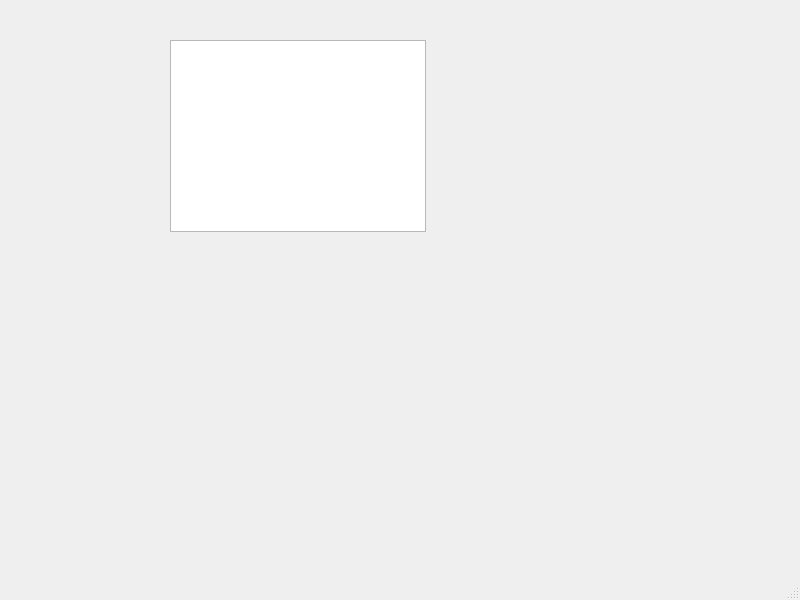
<?xml version="1.0" encoding="UTF-8"?>
<ui version="4.0">
 <class>MainWindowPatient</class>
 <widget class="QMainWindow" name="MainWindowPatient">
  <property name="geometry">
   <rect>
    <x>0</x>
    <y>0</y>
    <width>800</width>
    <height>600</height>
   </rect>
  </property>
  <property name="windowTitle">
   <string>MainWindow</string>
  </property>
  <widget class="QWidget" name="centralwidget">
   <widget class="QTableWidget" name="tableWidget">
    <property name="geometry">
     <rect>
      <x>170</x>
      <y>40</y>
      <width>256</width>
      <height>192</height>
     </rect>
    </property>
   </widget>
  </widget>
  <widget class="QMenuBar" name="menubar">
   <property name="geometry">
    <rect>
     <x>0</x>
     <y>0</y>
     <width>800</width>
     <height>23</height>
    </rect>
   </property>
  </widget>
  <widget class="QStatusBar" name="statusbar"/>
 </widget>
 <resources/>
 <connections/>
</ui>
